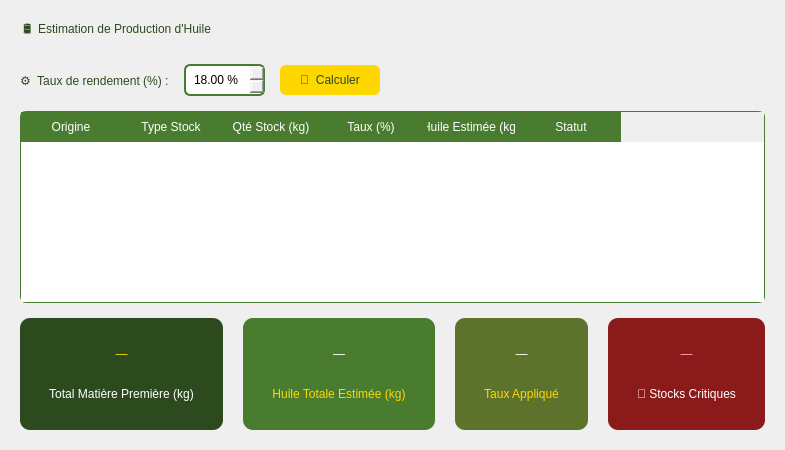
          <widget class="QWidget" name="stockEstimationTab">
           <attribute name="title">
            <string>Estimation</string>
           </attribute>
           <layout class="QVBoxLayout" name="vlEstimation">
            <property name="spacing">
             <number>15</number>
            </property>
            <property name="margin" stdset="0">
             <number>20</number>
            </property>
            <item>
             <widget class="QLabel" name="lblEstimTitle">
              <property name="styleSheet">
               <string notr="true">font: 900 15pt &quot;Segoe UI&quot;; color:#2d4a1f; border-bottom:2px solid #ffd700; padding-bottom:6px;</string>
              </property>
              <property name="text">
               <string>🛢  Estimation de Production d'Huile</string>
              </property>
             </widget>
            </item>
            <item>
             <layout class="QHBoxLayout" name="hlTauxRow">
              <property name="spacing">
               <number>15</number>
              </property>
              <item>
               <widget class="QLabel" name="lblTaux">
                <property name="styleSheet">
                 <string notr="true">font: 700 11pt &quot;Segoe UI&quot;; color:#2d4a1f;</string>
                </property>
                <property name="text">
                 <string>⚙  Taux de rendement (%) :</string>
                </property>
               </widget>
              </item>
              <item>
               <widget class="QDoubleSpinBox" name="spinTauxRendement">
                <property name="styleSheet">
                 <string notr="true">padding:6px; border:2px solid #4a7c2f; border-radius:6px; font:11pt &quot;Segoe UI&quot;;</string>
                </property>
                <property name="suffix">
                 <string> %</string>
                </property>
                <property name="minimum">
                 <double>1.000000000000000</double>
                </property>
                <property name="maximum">
                 <double>50.000000000000000</double>
                </property>
                <property name="singleStep">
                 <double>0.500000000000000</double>
                </property>
                <property name="value">
                 <double>18.000000000000000</double>
                </property>
               </widget>
              </item>
              <item>
               <widget class="QPushButton" name="btnCalculerEstimation">
                <property name="styleSheet">
                 <string notr="true">background:#ffd700; color:#2d4a1f; border:none; padding:8px 20px; border-radius:6px; font:700 10pt &quot;Segoe UI&quot;;</string>
                </property>
                <property name="text">
                 <string>🔢  Calculer</string>
                </property>
               </widget>
              </item>
              <item>
               <spacer name="hSpacerEstim">
                <property name="orientation">
                 <enum>Qt::Orientation::Horizontal</enum>
                </property>
                <property name="sizeHint" stdset="0">
                 <size>
                  <width>40</width>
                  <height>20</height>
                 </size>
                </property>
               </spacer>
              </item>
             </layout>
            </item>
            <item>
             <widget class="QTableWidget" name="tableEstimation">
              <property name="styleSheet">
               <string notr="true">QTableWidget{border:1px solid #4a7c2f; border-radius:6px; gridline-color:#d0d0d0;} QHeaderView::section{background:#4a7c2f; color:white; font:700 9pt &quot;Segoe UI&quot;; padding:6px; border:none;} QTableWidget::item{padding:4px;} QTableWidget::item:selected{background:#c8e6a0; color:#1a1a1a;}</string>
              </property>
              <column>
               <property name="text">
                <string>Origine</string>
               </property>
              </column>
              <column>
               <property name="text">
                <string>Type Stock</string>
               </property>
              </column>
              <column>
               <property name="text">
                <string>Qté Stock (kg)</string>
               </property>
              </column>
              <column>
               <property name="text">
                <string>Taux (%)</string>
               </property>
              </column>
              <column>
               <property name="text">
                <string>Huile Estimée (kg)</string>
               </property>
              </column>
              <column>
               <property name="text">
                <string>Statut</string>
               </property>
              </column>
             </widget>
            </item>
            <item>
             <layout class="QHBoxLayout" name="hlSummaryRow">
              <property name="spacing">
               <number>20</number>
              </property>
              <item>
               <widget class="QFrame" name="cardTotalOlives">
                <property name="minimumSize">
                 <size>
                  <width>0</width>
                  <height>80</height>
                 </size>
                </property>
                <property name="styleSheet">
                 <string notr="true">QFrame{background:#2d4a1f; border-radius:10px; padding:10px;}</string>
                </property>
                <layout class="QVBoxLayout">
                 <item>
                  <widget class="QLabel" name="valueTotalOlives">
                   <property name="styleSheet">
                    <string notr="true">color:#ffd700; font:900 20pt &quot;Segoe UI&quot;;</string>
                   </property>
                   <property name="text">
                    <string>—</string>
                   </property>
                   <property name="alignment">
                    <set>Qt::AlignmentFlag::AlignCenter</set>
                   </property>
                  </widget>
                 </item>
                 <item>
                  <widget class="QLabel" name="label">
                   <property name="styleSheet">
                    <string notr="true">color:#ffffff; font:9pt &quot;Segoe UI&quot;;</string>
                   </property>
                   <property name="text">
                    <string>Total Matière Première (kg)</string>
                   </property>
                   <property name="alignment">
                    <set>Qt::AlignmentFlag::AlignCenter</set>
                   </property>
                  </widget>
                 </item>
                </layout>
               </widget>
              </item>
              <item>
               <widget class="QFrame" name="cardHuileEstimee">
                <property name="minimumSize">
                 <size>
                  <width>0</width>
                  <height>80</height>
                 </size>
                </property>
                <property name="styleSheet">
                 <string notr="true">QFrame{background:#4a7c2f; border-radius:10px; padding:10px;}</string>
                </property>
                <layout class="QVBoxLayout">
                 <item>
                  <widget class="QLabel" name="valueHuileEstimee">
                   <property name="styleSheet">
                    <string notr="true">color:#ffffff; font:900 20pt &quot;Segoe UI&quot;;</string>
                   </property>
                   <property name="text">
                    <string>—</string>
                   </property>
                   <property name="alignment">
                    <set>Qt::AlignmentFlag::AlignCenter</set>
                   </property>
                  </widget>
                 </item>
                 <item>
                  <widget class="QLabel" name="label">
                   <property name="styleSheet">
                    <string notr="true">color:#ffd700; font:9pt &quot;Segoe UI&quot;;</string>
                   </property>
                   <property name="text">
                    <string>Huile Totale Estimée (kg)</string>
                   </property>
                   <property name="alignment">
                    <set>Qt::AlignmentFlag::AlignCenter</set>
                   </property>
                  </widget>
                 </item>
                </layout>
               </widget>
              </item>
              <item>
               <widget class="QFrame" name="cardRendementMoyen">
                <property name="minimumSize">
                 <size>
                  <width>0</width>
                  <height>80</height>
                 </size>
                </property>
                <property name="styleSheet">
                 <string notr="true">QFrame{background:#5d732c; border-radius:10px; padding:10px;}</string>
                </property>
                <layout class="QVBoxLayout">
                 <item>
                  <widget class="QLabel" name="valueRendementMoyen">
                   <property name="styleSheet">
                    <string notr="true">color:#ffffff; font:900 20pt &quot;Segoe UI&quot;;</string>
                   </property>
                   <property name="text">
                    <string>—</string>
                   </property>
                   <property name="alignment">
                    <set>Qt::AlignmentFlag::AlignCenter</set>
                   </property>
                  </widget>
                 </item>
                 <item>
                  <widget class="QLabel" name="label">
                   <property name="styleSheet">
                    <string notr="true">color:#ffd700; font:9pt &quot;Segoe UI&quot;;</string>
                   </property>
                   <property name="text">
                    <string>Taux Appliqué</string>
                   </property>
                   <property name="alignment">
                    <set>Qt::AlignmentFlag::AlignCenter</set>
                   </property>
                  </widget>
                 </item>
                </layout>
               </widget>
              </item>
              <item>
               <widget class="QFrame" name="cardStocksInsuffisants">
                <property name="minimumSize">
                 <size>
                  <width>0</width>
                  <height>80</height>
                 </size>
                </property>
                <property name="styleSheet">
                 <string notr="true">QFrame{background:#8b1a1a; border-radius:10px; padding:10px;}</string>
                </property>
                <layout class="QVBoxLayout">
                 <item>
                  <widget class="QLabel" name="valueStocksInsuffisants">
                   <property name="styleSheet">
                    <string notr="true">color:#ffaaaa; font:900 20pt &quot;Segoe UI&quot;;</string>
                   </property>
                   <property name="text">
                    <string>—</string>
                   </property>
                   <property name="alignment">
                    <set>Qt::AlignmentFlag::AlignCenter</set>
                   </property>
                  </widget>
                 </item>
                 <item>
                  <widget class="QLabel" name="label">
                   <property name="styleSheet">
                    <string notr="true">color:#ffffff; font:9pt &quot;Segoe UI&quot;;</string>
                   </property>
                   <property name="text">
                    <string>🔴 Stocks Critiques</string>
                   </property>
                   <property name="alignment">
                    <set>Qt::AlignmentFlag::AlignCenter</set>
                   </property>
                  </widget>
                 </item>
                </layout>
               </widget>
              </item>
             </layout>
            </item>
           </layout>
          </widget>
